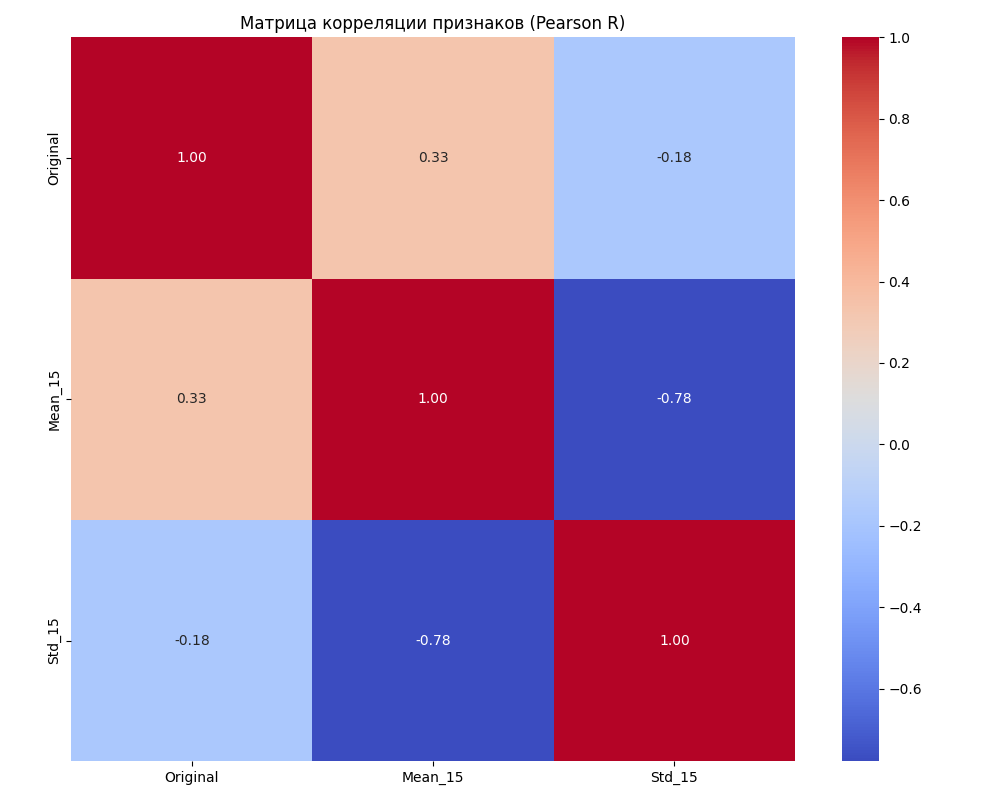
#> input picture output/process_results/correlation_map.png, 1000 x 800 px
$ python process_image.py --input ../output/process_results/correlation_map.png
#> lines starting #> are read from the running program, lines starting #| are printed output that depends on the picture
### src/fast_features.py
import numpy as np
from scipy.ndimage import uniform_filter

def get_fast_stats(image, window_size):
    """Вычисляет локальное среднее, дисперсию и СКО за O(1)."""
    n = window_size
    mean = uniform_filter(image.astype(np.float64), size=n, mode='mirror')
    sq_mean = uniform_filter(image.astype(np.float64)**2, size=n, mode='mirror')

    var = sq_mean - mean**2
    var = np.maximum(var, 0)
    std = np.sqrt(var)
    return mean, var, std

def fast_cascade_mean_std(image, window_size):
    """Обёртка для совместимости с process_image.py"""
    mean, _, std = get_fast_stats(image, window_size)
    return mean, std

def smart_normalize(arr, mode='mean'):
    """Нормализация массива в [0, 255] или [-1, 1] -> [0, 255]."""
    arr = arr.astype(np.float64)
    if mode == 'signed':
        return np.clip((arr + 1.0) * 127.5, 0, 255).astype(np.uint8)
    else:
        arr_min, arr_max = arr.min(), arr.max()
        if arr_max == arr_min:
            return np.zeros_like(arr, dtype=np.uint8)
        return np.clip((arr - arr_min) / (arr_max - arr_min) * 255, 0, 255).astype(np.uint8)

def make_feature_sandwich(feature_dict):
    """Собирает словарь признаков в массив (H, W, C) и возвращает имена каналов."""
    names = list(feature_dict.keys())
    channels = [feature_dict[name].astype(np.float32) for name in names]
    dataset = np.stack(channels, axis=-1)
    return dataset, names

# [104 lines left out: functions calc_directional_rho, compute_spectral_indices, extract_all_features, not called in this run]

# [6 lines that do not run on import are left out]

### src/process_image.py
import cv2
import numpy as np
import os
import glob
import argparse
import matplotlib.pyplot as plt
import seaborn as sns
from fast_features import fast_cascade_mean_std, smart_normalize, make_feature_sandwich

def calculate_ndvi(red_band, nir_band):
    """
    Расчет вегетационного индекса NDVI.
    Ожидает массивы в формате float или автоматически переводит их.
    """
    red = red_band.astype(np.float64)
    nir = nir_band.astype(np.float64)
    denominator = nir + red
    # Защита от деления на ноль
    denominator[denominator == 0] = 1e-10
    ndvi = (nir - red) / denominator
    return ndvi

def plot_correlation_matrix(dataset, names, out_path):
    """
    Строит тепловую карту корреляции между всеми признаками в сэндвиче.
    """
    # Превращаем (H, W, C) в (H*W, C)
    flat_data = dataset.reshape(-1, dataset.shape[-1])

    # Чтобы не перегружать память, берем случайную выборку пикселей
    sample_size = min(20000, flat_data.shape[0])
    indices = np.random.choice(flat_data.shape[0], sample_size, replace=False)
    sample_data = flat_data[indices]

    # Считаем корреляцию Пирсона
    corr_matrix = np.corrcoef(sample_data, rowvar=False)

    plt.figure(figsize=(10, 8))
    sns.heatmap(corr_matrix, annot=True, fmt=".2f", cmap='coolwarm',
                xticklabels=names, yticklabels=names, square=True)
    plt.title('Матрица корреляции признаков (Pearson R)')
    plt.tight_layout()
    plt.savefig(out_path)
    plt.close()
    print(f"--- Матрица корреляции сохранена: {out_path}")

def find_input_image(provided_path: str | None) -> str | None:
    if provided_path and os.path.exists(provided_path):
        return provided_path

    # Поиск в папке data проекта
    repo_root = os.path.dirname(os.path.dirname(os.path.abspath(__file__)))
    data_dir = os.path.join(repo_root, 'data')
    if os.path.isdir(data_dir):
        for ext in ('*.png', '*.tif', '*.tiff', '*.jpg'):
            files = glob.glob(os.path.join(data_dir, '**', ext), recursive=True)
            if files:
                return files[0]
    return None

def main():
    parser = argparse.ArgumentParser(description='Лаборатория признаков ДЗЗ')
    parser.add_argument('-i', '--input', help='Путь к основному снимку (Red или Gray)')
    parser.add_argument('--nir', help='Путь к NIR каналу для расчета NDVI', default=None)
    parser.add_argument('-w', '--window', type=int, default=15, help='Размер окна')
    args = parser.parse_args()

    # Настройка путей
    repo_root = os.path.dirname(os.path.dirname(os.path.abspath(__file__)))
    out_dir = os.path.join(repo_root, 'output', 'process_results')
    os.makedirs(out_dir, exist_ok=True)

    # 1. Загрузка данных
    inp_path = find_input_image(args.input)
    if not inp_path:
        print("Ошибка: Входной файл не найден.")
        return

    print(f"Обработка файла: {inp_path}")
    # Пробуем загрузить основной канал
    img = cv2.imread(inp_path, cv2.IMREAD_UNCHANGED)
#> img is the input picture: shape (800, 1000, 4); mean B, G, R, A 182.8, 153.4, 192.9, 255
    if img is None:
        import rasterio
        with rasterio.open(inp_path) as src:
            img = src.read(1)

    # 2. Генерация признаков (Среднее и СКО)
    mean_f64, std_f64 = fast_cascade_mean_std(img, args.window)
#> in get_fast_stats, `mean = uniform_filter(image.astype(np.float64), size=n, mode='mirror')`:
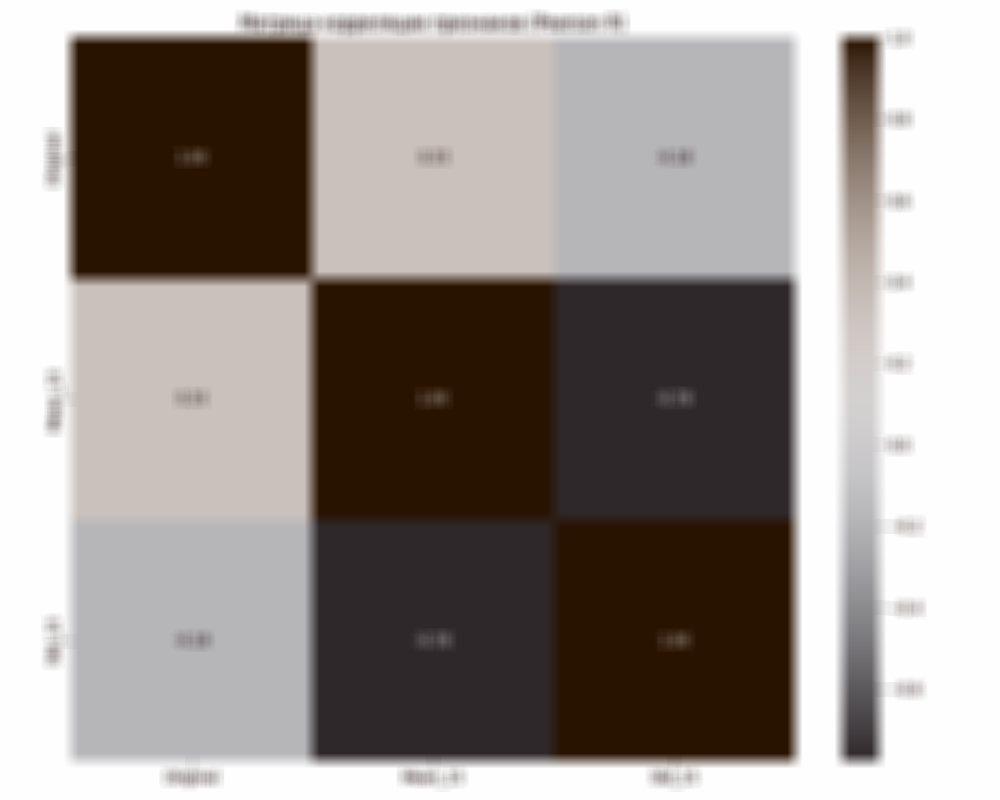
#> mean: shape (800, 1000, 4) float64; mean B, G, R, A 183.4, 186, 190.8, 193.4; drawn with min black and max white
#> in get_fast_stats, `sq_mean = uniform_filter(image.astype(np.float64)**2, size=n, mode='mi..`:
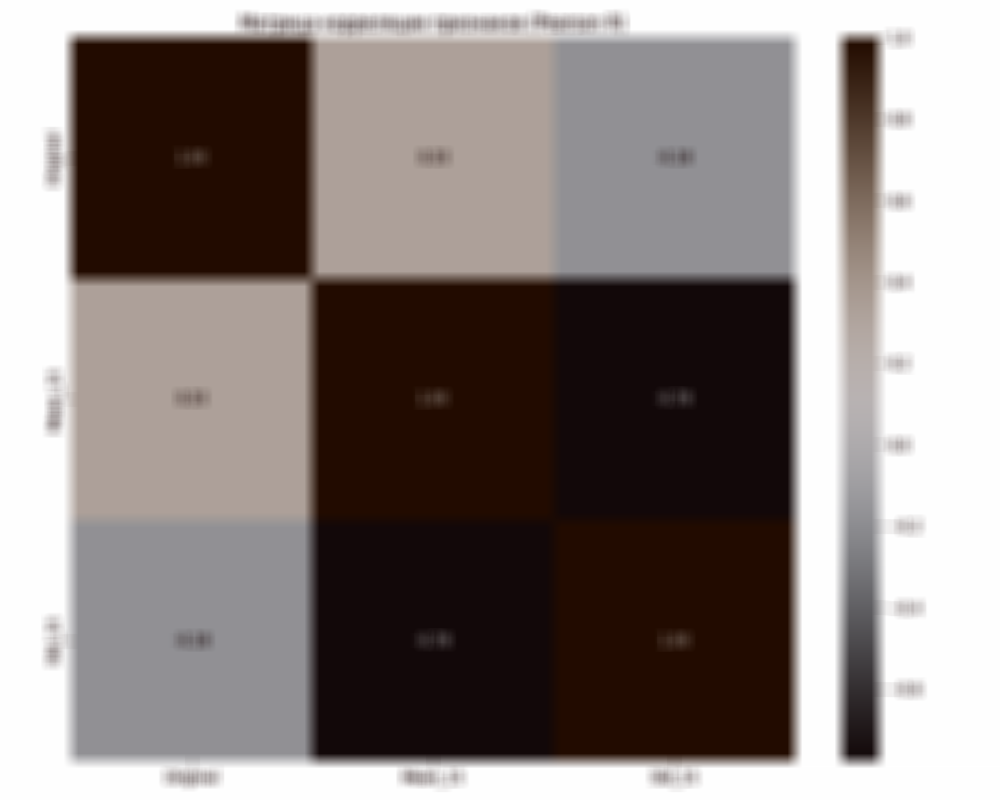
#> sq_mean: shape (800, 1000, 4) float64; mean B, G, R, A 41167.9, 41737.8, 43369.4, 43939.3; drawn with min black and max white
#> in get_fast_stats, `std = np.sqrt(var)`:
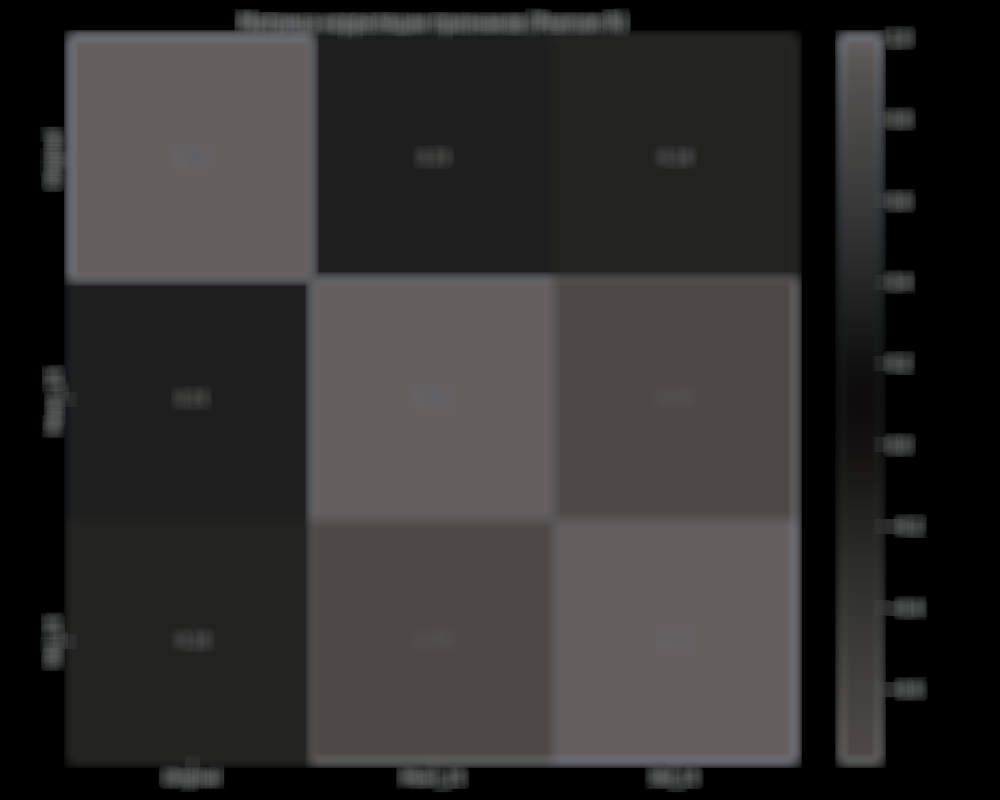
#> std: shape (800, 1000, 4) float64; mean B, G, R, A 47, 47.2, 48.9, 48.2

    # Нормализация для визуализации и классификации
    mean_u8 = smart_normalize(mean_f64, 'mean')
#> in smart_normalize, `arr_min, arr_max = arr.min(), arr.max()`: arr_min = 91.05; arr_max = 255
    std_u8 = smart_normalize(std_f64, 'std')
#> call 2 of smart_normalize, with mode = 'std'
#> in smart_normalize (call 2), `arr_min, arr_max = arr.min(), arr.max()`: arr_min = 0; arr_max = 110.4
#> in smart_normalize (call 2), `return np.clip((arr - arr_min) / (arr_max - arr_min) * 255, 0, 255).as..`:
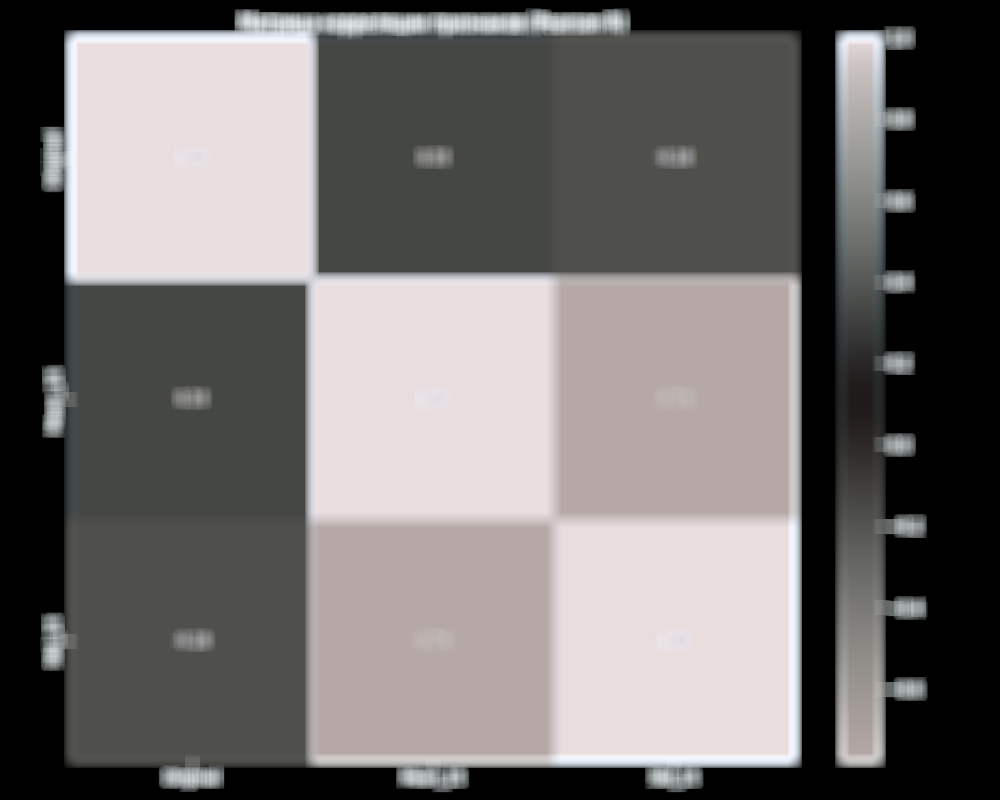
#> returned value: shape (800, 1000, 4); mean of channels 0, 1, 2, 3 108.2, 108.7, 112.6, 111; drawn as B, G, R

    # Словарь для сборки сэндвича
    features = {
        'Original': img,
        f'Mean_{args.window}': mean_u8,
        f'Std_{args.window}': std_u8
    }

    # 3. Расчет NDVI (если передан NIR канал)
    if args.nir and os.path.exists(args.nir):
        nir_img = cv2.imread(args.nir, cv2.IMREAD_UNCHANGED)
        if nir_img is not None:
            ndvi = calculate_ndvi(img, nir_img)
            # NDVI в диапазоне [-1, 1], переводим в 0-255 для сэндвича
            features['NDVI'] = smart_normalize(ndvi, 'signed')
            plt.imsave(os.path.join(out_dir, 'output_ndvi.png'), ndvi, cmap='RdYlGn')
            print("--- NDVI рассчитан и сохранен.")

    # 4. Сборка сэндвича и корреляция
    dataset, names = make_feature_sandwich(features)
#> in make_feature_sandwich, `names = list(feature_dict.keys())`: names = ['Original', 'Mean_15', 'Std_15']
#> in make_feature_sandwich, `channels = [feature_dict[name].astype(np.float32) for name in names]`: channels = 3 items
#> names = ['Original', 'Mean_15', 'Std_15']

    # Строим поле корреляции
    plot_correlation_matrix(dataset, names, os.path.join(out_dir, 'correlation_map.png'))
#> in plot_correlation_matrix, `corr_matrix = np.corrcoef(sample_data, rowvar=False)`: corr_matrix = [[1, 0.701, -0.604], [0.701, 1, -0.935], [-0.604, -0.935, 1]]
#> in plot_correlation_matrix, `plt.savefig(out_path)`:
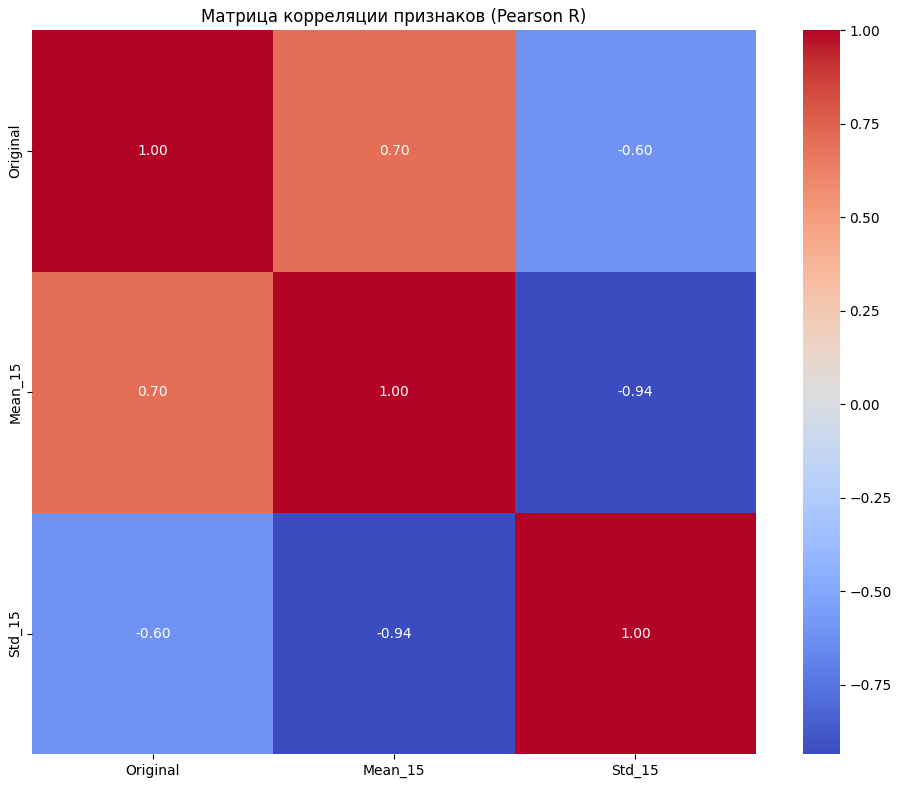
#> figure drawn by matplotlib, 2 panels

    # 5. Сохранение визуальных полей
    plt.imsave(os.path.join(out_dir, 'output_mean.png'), mean_u8, cmap='gray')
    plt.imsave(os.path.join(out_dir, 'output_std.png'), std_u8, cmap='magma') # 'magma' лучше подсвечивает текстуру

    print(f"Успех! Пакет {dataset.shape} готов.")
#| Успех! Пакет (800, 1000, 4, 3) готов.
    print(f"Все результаты в папке: {out_dir}")

if __name__ == '__main__':
    main()
